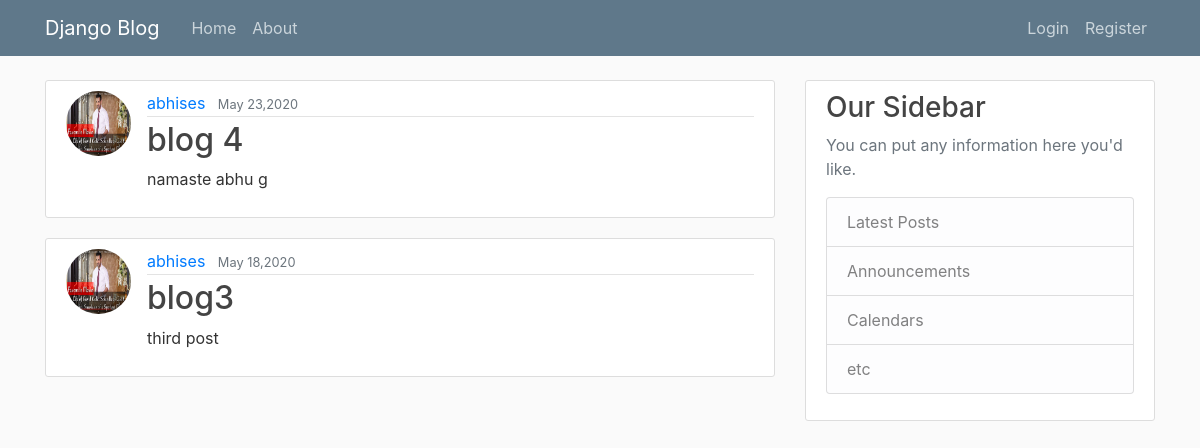
Before: / with the older database file.
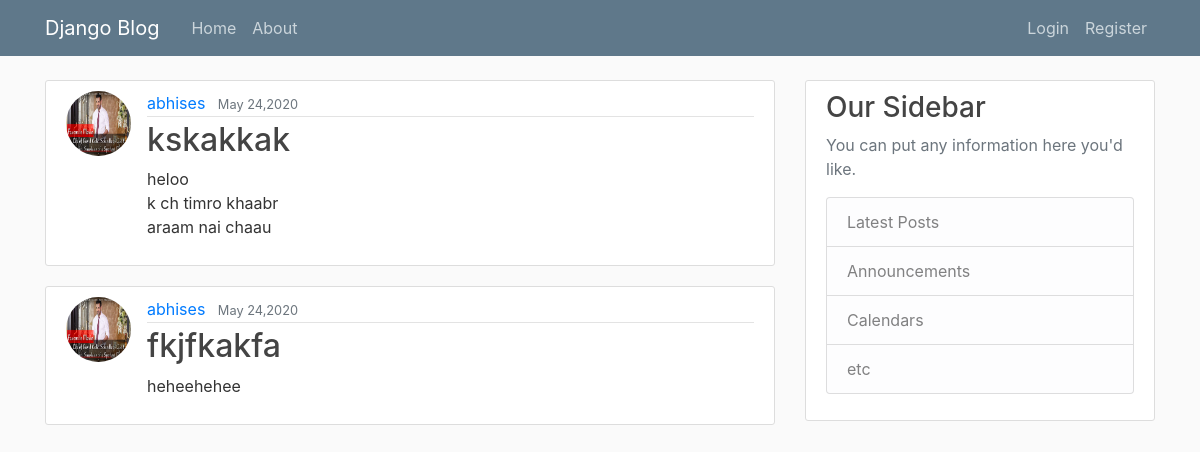
After: the same page with the newer database file.
### blog/models.py (models this page shows, shortened)
class Post(models.Model):
    title=models.CharField(max_length=200)
    content=models.TextField()
    date_posted= models.DateTimeField(default=timezone.now)
    author=models.ForeignKey(User,on_delete=models.CASCADE)

### users/models.py (models this page shows, shortened)
class profile(models.Model):
    user=models.OneToOneField(User,on_delete=models.CASCADE)
    image=models.ImageField(default='default.jpg',upload_to='profile_pics')

### blog/views.py (the view)
# urls.py: path('',PostListView.as_view(),name='blog-home'),
class PostListView(ListView):
    model=Post
    template_name='blog/home.html'
    context_object_name='posts'
    ordering=['-date_posted']
    paginate_by = 2

### blog/templates/blog/home.html
{% extends "blog/base.html" %}
{% block content %}
    {% for post in posts %}
        <article class="media content-section">
          <img class="rounded-circle article-img" src="{{post.author.profile.image.url}}" >
          <div class="media-body">
            <div class="article-metadata">
              <a class="mr-2" href="{% url 'profile'%}">{{ post.author }}</a>
              <small class="text-muted">{{ post.date_posted|date:"F d,Y " }}</small>
            </div>
            <h2><a class="article-title" href="{% url 'post-detail' post.id %}">{{ post.title }}</a></h2>
            <p class="article-content">{{ post.content }}</p>
          </div>
        </article>
    {% endfor %}
{% endblock content %}

Changed rows visible on the page:
no longer on this page (row unchanged): Post: author.profile.image (picture), author "abhises", date_posted "May 23,2020", title "blog 4", content "namaste abhu g"
no longer on this page (row unchanged): Post: author.profile.image (picture), author "abhises", date_posted "May 18,2020", title "blog3", content "third post"
added Post: author.profile.image (picture), author "abhises", date_posted "May 24,2020", title "kskakkak", content "heloo k ch timro khaabr araam nai chaau"
added Post: author.profile.image (picture), author "abhises", date_posted "May 24,2020", title "fkjfkakfa", content "heheehehee"
